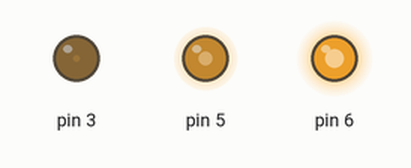
A sketch run on a simulated Arduino Uno, built with avr-gcc and run on an emulated ATmega328P. Shown: output pins drawn as LEDs (lit = HIGH). Random numbers use the default seed unless the sketch sets one; what the sketch prints to the serial monitor is not drawn.

Above: at 0.05 s.
Timing chart, 0 to 40.0 s (numbered marks = the images above):
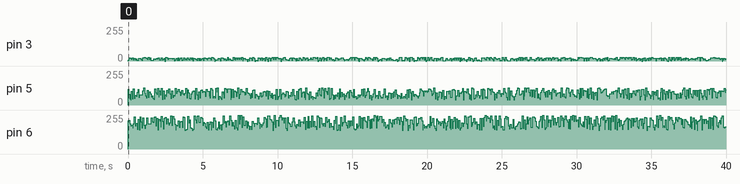

The sketch:

aa04_multi_Signals.ino
```cpp
int humi = 0;
int temp = 0;
int lux = 0;

int ledR=3;
int ledG=5;
int ledB=6;

void setup() {
  // put your setup code here, to run once:
Serial.begin(9600);
}

void loop() {
  // put your main code here, to run repeatedly:
humi = random(0,30);
temp = random(40,130);
lux = random(140,255);

pwmLed(ledR,humi);
pwmLed(ledG,temp);
pwmLed(ledB,lux);

Serial.print(" aa04, Humidity: ");
Serial.print(humi);
Serial.print(" , temperature:  ");
Serial.print(temp);
Serial.print(" , Ambient Lux:  ");
Serial.println(lux);
delay(10);
}
void pwmLed(int led,int pwmValue){

analogWrite(led,pwmValue);
delay(10);

}
```
